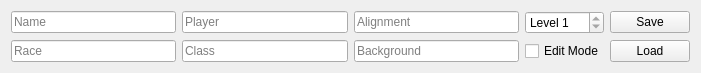
   <widget class="QFrame" name="gridFrame_4">
    <property name="geometry">
     <rect>
      <x>20</x>
      <y>10</y>
      <width>701</width>
      <height>71</height>
     </rect>
    </property>
    <layout class="QGridLayout" name="gridLayout_4">
     <item row="1" column="0">
      <widget class="QLineEdit" name="race">
       <property name="placeholderText">
        <string>Race</string>
       </property>
      </widget>
     </item>
     <item row="0" column="1">
      <widget class="QLineEdit" name="player">
       <property name="placeholderText">
        <string>Player</string>
       </property>
      </widget>
     </item>
     <item row="1" column="2">
      <widget class="QLineEdit" name="background">
       <property name="placeholderText">
        <string>Background</string>
       </property>
      </widget>
     </item>
     <item row="0" column="3">
      <widget class="QSpinBox" name="level">
       <property name="readOnly">
        <bool>true</bool>
       </property>
       <property name="prefix">
        <string>Level </string>
       </property>
       <property name="minimum">
        <number>1</number>
       </property>
       <property name="maximum">
        <number>20</number>
       </property>
      </widget>
     </item>
     <item row="0" column="0">
      <widget class="QLineEdit" name="name">
       <property name="placeholderText">
        <string>Name</string>
       </property>
      </widget>
     </item>
     <item row="1" column="1">
      <widget class="QLineEdit" name="class_">
       <property name="placeholderText">
        <string>Class</string>
       </property>
      </widget>
     </item>
     <item row="1" column="3">
      <widget class="QCheckBox" name="editMode">
       <property name="text">
        <string>Edit Mode</string>
       </property>
       <property name="checked">
        <bool>false</bool>
       </property>
      </widget>
     </item>
     <item row="0" column="2">
      <widget class="QLineEdit" name="alignment">
       <property name="placeholderText">
        <string>Alignment</string>
       </property>
      </widget>
     </item>
     <item row="0" column="4">
      <widget class="QPushButton" name="saveButton">
       <property name="text">
        <string>Save</string>
       </property>
      </widget>
     </item>
     <item row="1" column="4">
      <widget class="QPushButton" name="loadButton">
       <property name="text">
        <string>Load</string>
       </property>
      </widget>
     </item>
    </layout>
   </widget>
